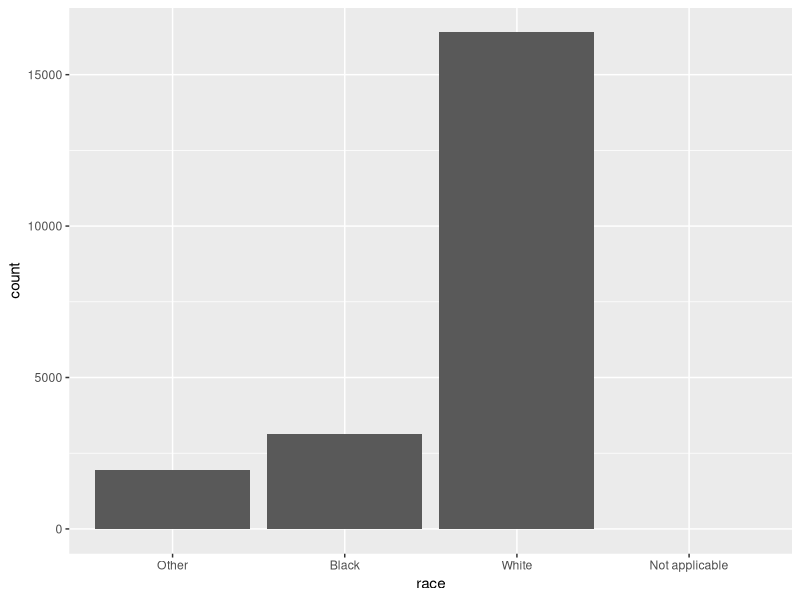
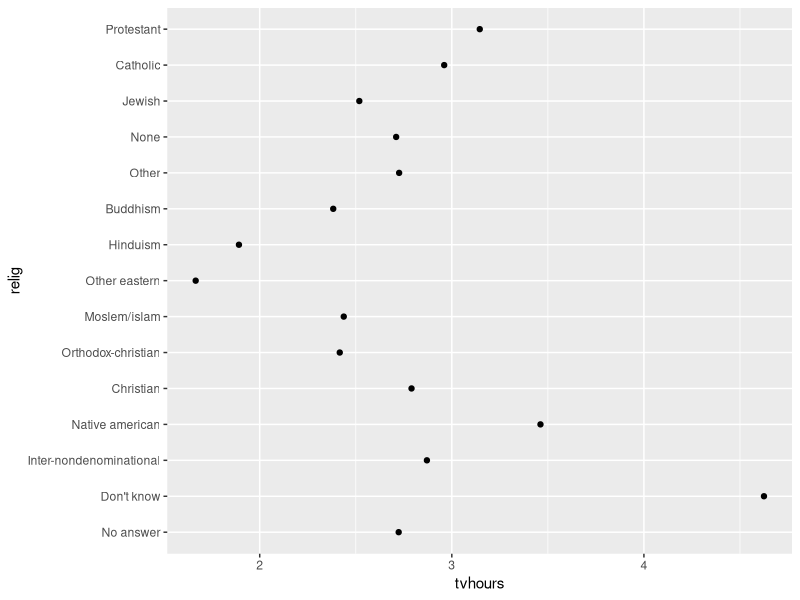
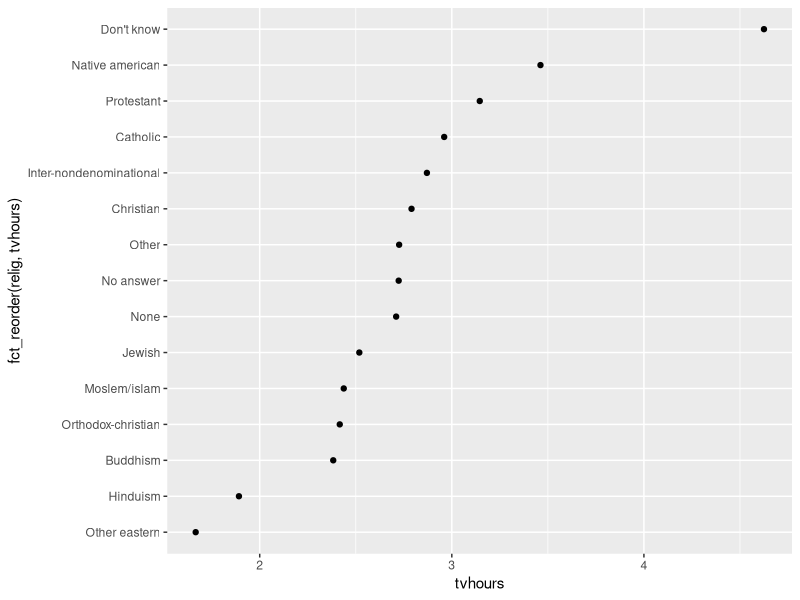
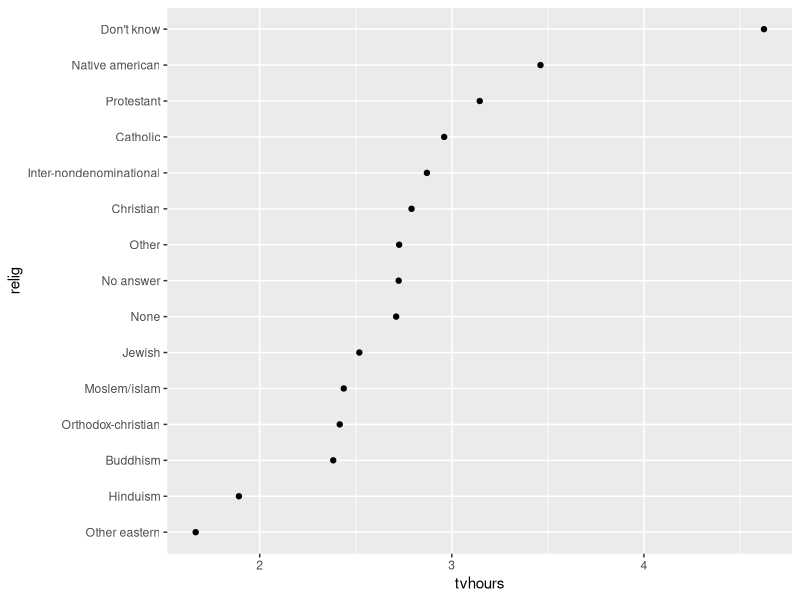
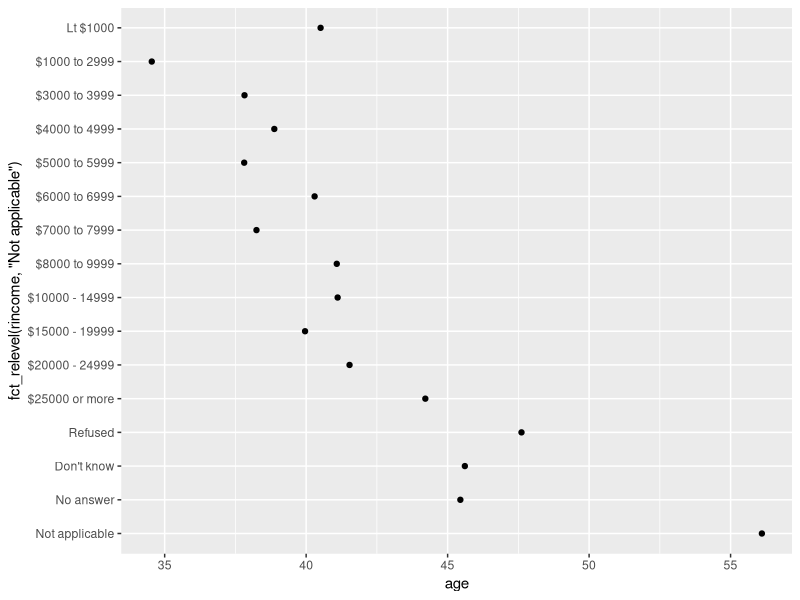
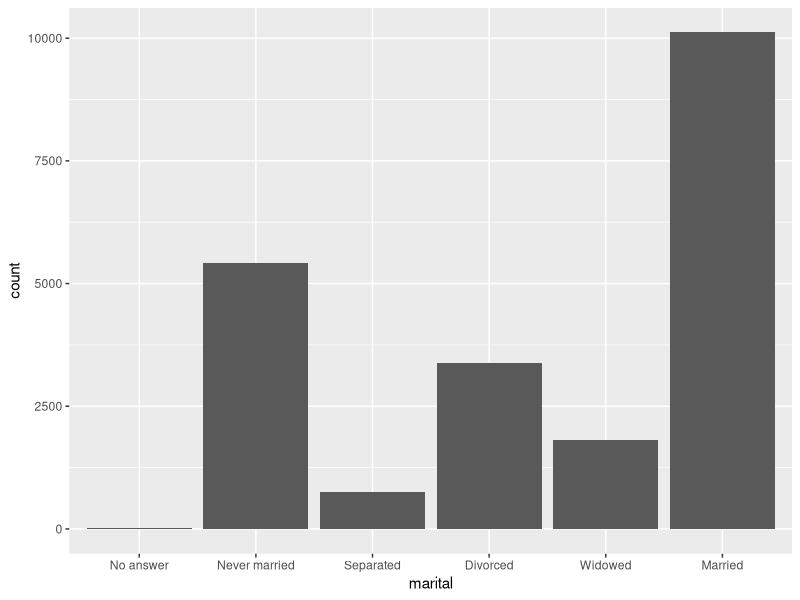
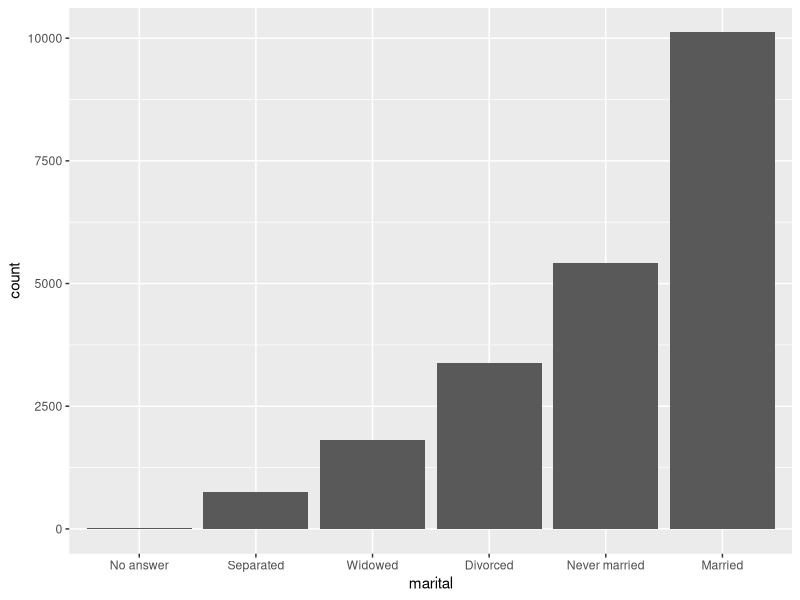

Recreate these plots in R, in order.
## ---- chunk 1
# global chunk options
knitr::opts_chunk$set(echo = T,
                      warning = T,
                      message = T,
                      tidy=T,
                      fig.align = 'center',
                      collapse = TRUE)

# don't show NA's in tables
options(knitr.kable.NA = '')

## ---- chunk 2
library(tidyverse)
## ---- chunk 3
x1 <- c("Dec", "Apr", "Jam", "Mar")
## ---- chunk 4
sort(x1)
## ---- chunk 5
month_levels <- c(
  "Jan", "Feb", "Mar", "Apr", "May", "Jun", 
  "Jul", "Aug", "Sep", "Oct", "Nov", "Dec")

y1 <- factor(x1, levels = month_levels)
y1

sort(y1)

sort(y1, na.last = T)
## ---- chunk 6
f1 <- factor(x1, levels = unique(x1))
f1

f2 <- x1 %>% factor() %>% fct_inorder()
f2

levels(f2)

## ---- chunk 7
ggplot(gss_cat, aes(race)) +
  geom_bar() +
  scale_x_discrete(drop = FALSE)
## ---- chunk 8
head(gss_cat)

relig_summary <- gss_cat %>%
  group_by(relig) %>%
  summarise(
    age = mean(age, na.rm = TRUE),
    tvhours = mean(tvhours, na.rm = TRUE),
    n = n())

ggplot(relig_summary, aes(tvhours, relig)) + geom_point()
## ---- chunk 9
relig_summary %>% arrange(-tvhours) %>% head()

ggplot(relig_summary, aes(tvhours, fct_reorder(relig, tvhours))) +
  geom_point()
## ---- chunk 10
relig_summary %>%
  mutate(relig = fct_reorder(relig, tvhours)) %>%
  ggplot(aes(tvhours, relig)) +
    geom_point()
## ---- chunk 11
rincome_summary <- gss_cat %>%
  group_by(rincome) %>%
  summarise(
    age = mean(age, na.rm = TRUE),
    tvhours = mean(tvhours, na.rm = TRUE),
    n = n()
  )

rincome_summary
## ---- chunk 12
ggplot(rincome_summary, aes(age, fct_relevel(rincome, "Not applicable"))) +
  geom_point()

## ---- chunk 13
gss_cat %>%
  ggplot(aes(marital)) +
    geom_bar()

gss_cat %>%
  mutate(marital = marital %>% fct_infreq() %>% fct_rev()) %>%
  ggplot(aes(marital)) +
    geom_bar()
## ---- chunk 14
gss_cat %>% count(partyid)

gss_cat %>%
  mutate(partyid = fct_recode(partyid,
    "Republican, strong"    = "Strong republican",
    "Republican, weak"      = "Not str republican",
    "Independent, near rep" = "Ind,near rep",
    "Independent, near dem" = "Ind,near dem",
    "Democrat, weak"        = "Not str democrat",
    "Democrat, strong"      = "Strong democrat")
    ) %>%
  count(partyid)

## ---- chunk 15
gss_cat %>%
  mutate(partyid = fct_recode(partyid,
    "Republican, strong"    = "Strong republican",
    "Republican, weak"      = "Not str republican",
    "Independent, near rep" = "Ind,near rep",
    "Independent, near dem" = "Ind,near dem",
    "Democrat, weak"        = "Not str democrat",
    "Democrat, strong"      = "Strong democrat",
    "Other"                 = "No answer",
    "Other"                 = "Don't know",
    "Other"                 = "Other party")
    ) %>%
  count(partyid)
## ---- chunk 16
gss_cat %>%
  mutate(partyid = fct_collapse(partyid,
    other = c("No answer", "Don't know", "Other party"),
    rep = c("Strong republican", "Not str republican"),
    ind = c("Ind,near rep", "Independent", "Ind,near dem"),
    dem = c("Not str democrat", "Strong democrat")
  )) %>%
  count(partyid)
## ---- chunk 17
gss_cat %>%
  mutate(relig = fct_lump(relig, n = 5)) %>%
  count(relig, sort = TRUE) 
